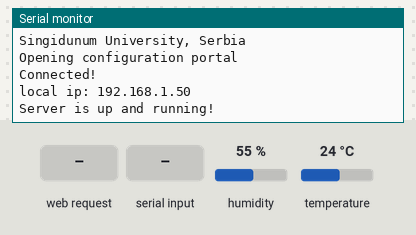
Bench run of a sketch on a simulated ESP8266 (NodeMCU). On the bench: the last lines printed to the serial monitor. Inputs (shaded band) come from the test bench; at power-on: humidity 55 %, temperature 24 °C. WiFi joins after 1.5 s; servers stay silent unless stated.

Above: at 4.7 s.
4.8 s: HTTP request GET /action_page received
At 6.0 s:
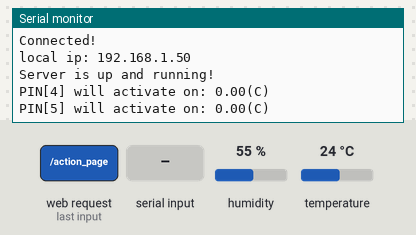
6.3 s: "q90\n" received over the second serial link
At 7.3 s:
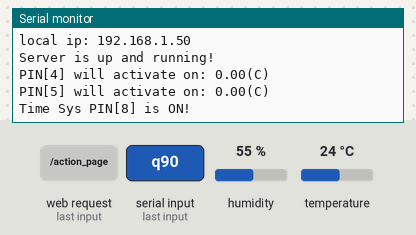
7.9 s: HTTP request GET /led6_ON received
At 8.9 s:
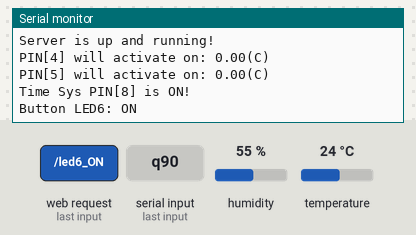
9.6 s: "o90\n" received over the second serial link
At 10.1 s:
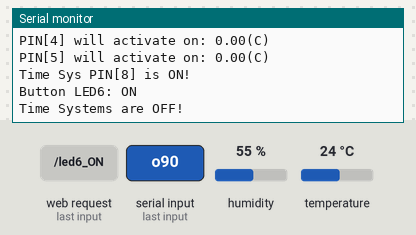
11.2 s: HTTP request GET /led6_OFF received
At 11.7 s:
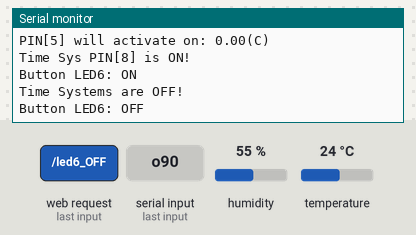

The sketch:

nodemcuProjectPart.ino
```cpp
/*
   Designed and developed by Nenad Kuzic

   Bachelor thesis project,
   Internet of Things, Automatation with
   Arduino Uno and ESP8266 NodeMCU

   Electrical and Computer Engineering
   Singidunum University, Serbia

   Mentor,
   prof. dr. Spalevic Petar


   ESP8266-NODEMCU PART OF PROJECT


   Important notice:

   Create software serial communication.
   ESP8266 => Pin D7 & Pin D8 as RX and TX pins,
   Connecting to Arduino pin 2 & 3 as RX and TX,
   Arduino Uno and ESP8266 use 9600 baud rate.

*/
#include "DHT.h"
#include <SoftwareSerial.h>
#include <ESP8266WiFi.h>
#include <ESP8266WebServer.h>

#include <DNSServer.h>
#include <WiFiManager.h>

#define DHTTYPE DHT11   // DHT 11

/* Local network SSID & Password */
const char* ssid = "Tenda_C6E6D0";
const char* password = "Ambient1112";

/* Set web server port to 80*/
ESP8266WebServer server(80);
/* Put IP Address details for static
  IPAddress local_ip(192,168,1,10);
  IPAddress gateway(192,168,1,1);
  IPAddress subnet(255,255,255,0);
*/
/* Initialize DHT sensor. */
uint8_t DHTPin = D5;  // pin
DHT dht(DHTPin, DHTTYPE);

float temperature;
float humidity;
float actTemp1 = 23; // default value for temperature system activation
float actTemp2 = 26; // default value for temperature system activation
bool LED6status = false;
bool LED7status = false;
bool LED8status = false;  // PIN 8 for TIME activation from ARDUINO
bool LED9status = false;  // PIN 9 for TIME activation from ARDUINO

/* Make serial software communication Arduino<->NodeMCU */
SoftwareSerial SUART(D1, D2);

void setup() {
  /* Open serial communications:  */
  Serial.begin(9600);
  SUART.begin(9600);

  Serial.println();
  Serial.println("2019 Designed and Developed by Nenad Kuzic");
  Serial.println("Electrical and Computer Engineering");
  Serial.println("Singidunum University, Serbia");
  Serial.println();

  pinMode(DHTPin, INPUT);
  dht.begin();
  /* wifi menager */
  WiFi.printDiag(Serial); //Remove this line if you do not want to see WiFi password printed
  Serial.println("Opening configuration portal");
  //Local intialization. Once its business is done, there is no need to keep it around

  WiFiManager wifiManager;
  //sets timeout in seconds until configuration portal gets turned off.
  //If not specified device will remain in configuration mode until
  //switched off via webserver.
  if (WiFi.SSID() != "") wifiManager.setConfigPortalTimeout(60); //If no access point name has been previously entered disable timeout.

  //it starts an access point
  //and goes into a blocking loop awaiting configuration
  if (!wifiManager.startConfigPortal("ESP8266", "password")) //Delete these two parameters if you do not want a WiFi password on your configuration access point
  {
    Serial.println("Not connected to WiFi but continuing.");
  }
  else
  {
    //if you get here you have connected to the WiFi
    Serial.println("Connected!");
  }

  if (WiFi.status() != WL_CONNECTED)
  {
    Serial.println("failed to connect, finishing setup");
  }
  else
  {
    Serial.print("local ip: ");
    Serial.println(WiFi.localIP());
  }

  /* Join local Wi-Fi network
    Serial.printf("Connecting to %s\n", ssid);
    WiFi.begin(ssid, password);
    // WiFi.config(local_ip, gateway, subnet); // if static

    Check if NodeMCU is connected to WiFi network by checking WiFi status
    while (WiFi.status() != WL_CONNECTED) {
    delay(500);
    Serial.print(".");
    }

    Serial.println();
    Serial.println("Connected to local network!");
    Serial.print("NodeMCU IP Address: ");
    Serial.println(WiFi.localIP());
  */

  /*
      Handle HTTP request when URL is hit.
      To specify which function to execute,
      we use ON method.
  */
  // webapp root
  server.on("/", handle_OnConnect);
  // Handle FORM, take temerature input
  server.on("/action_page", handleForm);
  // turn ON LED and Relay on PIN[6]
  server.on("/led6_ON", handle_led6_ON);
  // turn OFF LED and Relay on PIN[6]
  server.on("/led6_OFF", handle_led6_OFF);
  // turn ON LED and Relay on PIN[7]
  server.on("/led7_ON", handle_led7_ON);
  // turn OFF LED and Relay on PIN[7]
  server.on("/led7_OFF", handle_led7_OFF);
  // no connection, wrong path
  server.onNotFound(handle_NotFound);

  // Starts HTTP server
  server.begin();
  Serial.println("Server is up and running!");
  delay(2000);
}

void loop() {
  // Handle HTTP requests
  server.handleClient();

  // Store DHT11 values to variables
  temperature = dht.readTemperature();
  humidity = dht.readHumidity();

  /* Serial monitor humidity and temperature
    Serial.print("Humidity(%): ");
    Serial.println((float)humidity, 2);
    Serial.print("Temperature(C): ");
    Serial.println((float)temperature, 2);
  */

  /* Calling functions to send DHT11 data
  temperature and humidity to arduino */
  sendHumidity();
  sendTemperature();

  /*
   * Depending on temperature and desired temperature value
   * proper data is sent to Arduino.
   */
  if ((temperature < actTemp1) && (temperature < actTemp2)) {
    systemStatus1();
  } else if ((temperature > actTemp2) && (temperature > actTemp1)) {
    systemStatus2();
  } else if ((temperature < actTemp2) && (temperature > actTemp1)) {
    systemStatus3();
  } else if ((temperature > actTemp2) && (temperature < actTemp1)) {
    systemStatus4();
  }

  if (LED6status && !LED7status) {
    systemStatus5();
  } else if (LED7status && !LED6status) {
    systemStatus6();
  } else if ((LED6status) && (LED7status)) {
    systemStatus7();
  } else if (!(LED6status) && !(LED7status)) {
    systemStatus8();
  }


  while (SUART.available()) {
    char c = SUART.read();
    if (c == 'q') {
      Serial.println("Time Sys PIN[8] is ON!");
      LED8status = true;
      LED9status = false;
      delay(50);
    } else if (c == 'w') {
      Serial.println("Time Sys PIN[9] is ON!");
      LED8status = false;
      LED9status = true;
      delay(50);
    }  else if (c == 'o') {
      Serial.println("Time Systems are OFF!");
      LED8status = false;
      LED9status = false;
      delay(50);
    }
  }
}

void sendHumidity() {
  //SUART.print("Humidity: ");
  SUART.print('h');
  SUART.println((float)humidity, 2);
  delay(100);
}

void sendTemperature() {
  //SUART.print("Temperature: ");
  SUART.print('t');
  SUART.println((float)temperature, 2);
  delay(100);
}
/* Depending on temperature appropriate message is sent to Arduino
    1 - System 1 is activated
    b - System 2 is activated
    c - Temperature Systems are on
    d - Temperature Systems are off
*/
void systemStatus1() {
  SUART.print('a');
  delay(100);
}
void systemStatus2() {
  SUART.print('b');
  delay(100);
}
void systemStatus3() {
  SUART.print('c');
  delay(100);
}
void systemStatus4() {
  SUART.print('d');
  delay(100);
}
void systemStatus5() {
  SUART.print('e');
  delay(100);
}
void systemStatus6() {
  SUART.print('f');
  delay(100);
}
void systemStatus7() {
  SUART.print('g');
  delay(100);
}
void systemStatus8() {
  SUART.print('i');
  delay(100);
}

void handle_OnConnect() {
  /*
     Respond to HTTP request with SEND method.
     SendHTML - function which createds our page.
  */
  temperature = dht.readTemperature();
  humidity = dht.readHumidity();
  server.send(200, "text/html", SendHTML(temperature, humidity, LED6status, LED7status));
}

/* Function to handle data for temperature from webapp */
void handleForm() {
  Serial.print("PIN[4] will activate on: ");
  actTemp1 = (server.arg("systemTemp1")).toFloat();
  Serial.print(actTemp1);
  Serial.println("(C)");
  Serial.print("PIN[5] will activate on: ");
  actTemp2 = (server.arg("systemTemp2")).toFloat();
  Serial.print(actTemp2);
  Serial.println("(C)");

  server.send(200, "text/html", SendHTML(temperature, humidity, LED6status, LED7status));
}

void handle_led6_ON() {
  Serial.println("Button LED6: ON");
  LED6status = true;
  server.send(200, "text/html", SendHTML(temperature, humidity, LED6status, LED7status));
}

void handle_led6_OFF() {
  Serial.println("Button LED6: OFF");
  LED6status = false;
  server.send(200, "text/html", SendHTML(temperature, humidity, LED6status, LED7status));
}

void handle_led7_ON() {
  Serial.println("Button LED7: ON");
  LED7status = true;
  server.send(200, "text/html", SendHTML(temperature, humidity, LED6status, LED7status));
}

void handle_led7_OFF() {
  Serial.println("Button LED7: OFF");
  LED7status = false;
  server.send(200, "text/html", SendHTML(temperature, humidity, LED6status, LED7status));
}

/* Function to handle errors */
void handle_NotFound() {
  server.send(404, "text/plain", "Not found");
}


String SendHTML(float temperature, float humidity, bool led6stat, bool led7stat) {
  String s = "<!DOCTYPE html> <html>\n";

  s += "<head>\n";
  s += "<meta name=\"viewport\" content=\"width=device-width, initial-scale=1.0, user-scalable=no\">\n";
  /* s +="<meta http-equiv=\"refresh\" content=\"5\" >\n"; <- meta tag to autorefresh page every 5s */
  /* Google fonts for css style */
  s += "<link href=\"https://fonts.googleapis.com/css?family=Open+Sans:300,400,600\" rel=\"stylesheet\">\n";
  s += "<title> Kuzic Nenad </title>\n";

  /* CSS styling web page */
  s += "<style>html {margin: 0;padding: 0;font-family: 'Open Sans', sans-serif; display: block; margin: 0px auto; text-align: center;}\n";
  s += "html{background-color: #DCDCDC;color: #333333;}\n";
  s += "body{margin: 0 auto;padding: 0;background-color: #DCDCDC;}\n";
  s += "h1 {margin: 0 auto;color: white;}\n";
  s += ".headerTop{padding-top: 12px; padding-bottom: 12px; border: solid 2px black;background-color: #34495e;color: white;}\n";
  s += ".side-by-side{display: inline-block;vertical-align: middle;position: relative;}\n";
  /* Sensor icons and text */
  s += ".humidity-icon{background-color: #3498db;width: 40px;height: 40px;border-radius: 50%;line-height: 48px;}\n";
  s += ".humidity-text{font-weight: 600;padding-left: 12px;font-size: 20px;width: 160px;text-align: left;}\n";
  s += ".humidity{font-weight: 300;font-size: 60px;color: #3498db;}\n";

  s += ".temperature-icon{background-color: #f39c12;width: 40px;height: 40px;border-radius: 50%;line-height: 48px;}\n";
  s += ".temperature-text{font-weight: 600;padding-left: 12px;font-size: 20px;width: 160px;text-align: left;}\n";
  s += ".temperature{font-weight: 300;font-size: 60px;color: #f39c12;}\n";

  s += ".dataText{font-size: 17px;font-weight: 600;position: absolute;right: -20px;top: 15px;}\n";
  s += ".data{padding: 2px;}\n";

  /* Styling LED status */
  s += ".led-green {background-color: #228B22; width: 20px;height: 20px;border-radius: 50%;}\n";
  s += ".led-red {background-color: #FF0000; width: 20px;height: 20px;border-radius: 50%;}\n";
  /* LED texts */
  s += ".led-text{font-weight: 600;padding-right: 2px;font-size: 16px;width: auto;text-align: left;}\n";

  /* FORM style*/
  s += "form{text-align: center;width: auto;padding-bottom: 10px;border-top: solid 2px black;border-bottom: solid 2px black;}\n";
  s += "form p{font-weight: 600;font-size: 20px;}\n";
  s += ".formInput{font-weight: 400;font-size: 18px;width: 60px;border: none;border-bottom: solid 1px black;background-color: #DCDCDC;text-align: left;}\n";
  s += ".formInput:hover{border-bottom: solid 1px #f39c12;}\n";
  s += ".formButton{font-weight: 600;padding: 10px;font-size: 20px;width: 360px;float: middle;text-align: center;cursor: pointer;background-color: #34495e;color: white;border: none;}\n";
  s += ".formButton:hover{background-color: #f39c12;}\n";

  /* Copyrights, footer */
  s += ".copy{vertical-align: middle; position: relative; background-color: #DEB887; border: solid 2px black;background-color: #34495e;}\n";
  s += ".copy-text{font-weight: 600; padding-top: 12px;padding-bottom: 12px;font-size: 16px;font-style: italic;color: white;}\n";

  /* CSS for buttons */
  s += ".button {display: block;width: 160px;background-color: #1abc9c;border: none;color: white;padding: 10px;text-decoration: none;font-size: 20px;margin: 0px auto 35px;cursor: pointer;}\n";
  s += ".button-on {background-color: #1abc9c;}\n";
  s += ".button-on:active {background-color: #16a085;}\n";
  s += ".button-off {background-color: #34495e;}\n";
  s += ".button-off:active {background-color: #2c3e50;}\n";
  s += ".buttonClickable:hover{background-color: #f39c12;}\n";

  s += "</style>\n";

  /*
      JavaScript, AJAX
     Function setInterval() is used to refresh web page.
     Inside function lodaDoc() XMLHttp object is created.
     This object requests data from a web server.

  */
  s += "<script>\n";
  s += "setInterval(loadDoc,10000);\n";

  s += "function loadDoc() {\n";
  s += "var httpRequest = new XMLHttpRequest();\n";
  s += "httpRequest.onreadystatechange = function() {\n";
  s += "if (this.readyState == 4 && this.status == 200) {\n";
  s += "document.getElementById(\"webpage\").innerHTML =this.responseText}\n";
  s += "};\n";

  s += "httpRequest.open(\"GET\", \"/\", true);\n";
  s += "httpRequest.send();\n";
  s += "}\n";
  s += "</script>\n";


  s += "</head>\n";

  /* Showing content on webpage */
  s += "<body>\n";

  s += "<div id=\"webpage\">\n";

  s += "<div class=\"headerTop\">\n";
  s += "<h1> Embedded Internet of Things </h1>\n";
  s += "<pclass=\"copy-text copy\"> Automation with Arduino Uno and ESP8266 </p>\n";
  s += "</div>\n";
  /*
     SVG(Scalable Vector Graphics) for icons.
     Using Google SVG Editor for less effort
     After the icons we are showing values from DHT11
  */
  s += "<div class=\"data\">\n";
  s += "<div class=\"side-by-side temperature-icon\">\n";
  s += "<svg version=\"1.1\" id=\"Layer_1\" xmlns=\"http://www.w3.org/2000/svg\" xmlns:xlink=\"http://www.w3.org/1999/xlink\" x=\"0px\" y=\"0px\"\n";
  s += "width=\"9.915px\" height=\"22px\" viewBox=\"0 0 9.915 22\" enable-background=\"new 0 0 9.915 22\" xml:space=\"preserve\">\n";
  s += "<path fill=\"#FFFFFF\" d=\"M3.498,0.53c0.377-0.331,0.877-0.501,1.374-0.527C5.697-0.04,6.522,0.421,6.924,1.142\n";
  s += "c0.237,0.399,0.315,0.871,0.311,1.33C7.229,5.856,7.245,9.24,7.227,12.625c1.019,0.539,1.855,1.424,2.301,2.491\n";
  s += "c0.491,1.163,0.518,2.514,0.062,3.693c-0.414,1.102-1.24,2.038-2.276,2.594c-1.056,0.583-2.331,0.743-3.501,0.463\n";
  s += "c-1.417-0.323-2.659-1.314-3.3-2.617C0.014,18.26-0.115,17.104,0.1,16.022c0.296-1.443,1.274-2.717,2.58-3.394\n";
  s += "c0.013-3.44,0-6.881,0.007-10.322C2.674,1.634,2.974,0.955,3.498,0.53z\"/>\n";
  s += "</svg>\n";
  s += "</div>\n";
  /* Showing temperature and humidity readings */
  s += "<div class=\"side-by-side temperature-text\">Temperature</div>\n";
  s += "<div class=\"side-by-side temperature\">";
  s += (int)temperature;
  s += "<span class=\"dataText\">C</span></div>\n";
  s += "</div>\n";
  s += "<div class=\"data\">\n";
  s += "<div class=\"side-by-side humidity-icon\">\n";
  s += "<svg version=\"1.1\" id=\"Layer_2\" xmlns=\"http://www.w3.org/2000/svg\" xmlns:xlink=\"http://www.w3.org/1999/xlink\" x=\"0px\" y=\"0px\"\n\"; width=\"12px\" height=\"17.955px\" viewBox=\"0 0 13 17.955\" enable-background=\"new 0 0 13 17.955\" xml:space=\"preserve\">\n";
  s += "<path fill=\"#FFFFFF\" d=\"M1.819,6.217C3.139,4.064,6.5,0,6.5,0s3.363,4.064,4.681,6.217c1.793,2.926,2.133,5.05,1.571,7.057\n";
  s += "c-0.438,1.574-2.264,4.681-6.252,4.681c-3.988,0-5.813-3.107-6.252-4.681C-0.313,11.267,0.026,9.143,1.819,6.217\"></path>\n";
  s += "</svg>\n";
  s += "</div>\n";
  s += "<div class=\"side-by-side humidity-text\">Humidity</div>\n";
  s += "<div class=\"side-by-side humidity\">";
  s += (int)humidity;
  s += "<span class=\"dataText\">%</span></div>\n";
  s += "</div>\n";

  /* Form to enter values on which PIN4 AND PIN4 temperature will power ON */
  s += "<div class=\"data\">\n";
  s += "<form action=\"/action_page\">\n";
  s += "  <p>Enter desired room temperature: </p>\n";
  s += "  <p class=\"side-by-side\">Minimum temperature[PIN4] </p><input class=\"formInput side-by-side\" type=\"number\" min=\"10\" name=\"systemTemp1\" required>\n";
  s += " <br> \n";
  s += "  <p class=\"side-by-side\">Maximum temperature[PIN5] </p><input class=\"formInput side-by-side\" type=\"number\" min=\"10\" name=\"systemTemp2\" required>\n";
  s += " <br> \n";
  s += "  <input class = \"formButton\"type=\"submit\" value=\"Submit\">\n";
  s += "</form> \n";
  s += "</div>\n";

  /* Buttons to switch RELAY 3 and RELAY 4 ON and OFF
      PIN6 AND PIN7
  */
  s += "<div class=\"data\">\n";
  s += "<div class=\"buttonSwitch side-by-side\">\n";
  if (led6stat)
  {
    s += "<p class=\"side-by-side led-text\">PIN[6] Status: ON </p><div class=\"side-by-side led-green\"></div><a class=\"side-by-side buttonClickable button button-off\" href=\"led6_OFF\">Turn OFF</a>\n";
  }
  else
  {
    s += "<p class=\"side-by-side led-text\">PIN[6] Status: OFF </p><div class=\"side-by-side led-red\"></div><a class=\"side-by-side buttonClickable button button-on\" href=\"led6_ON\">Turn ON</a>\n";
  }
  s += "</div>\n";

  s += "<div class=\"buttonSwitch side-by-side\">\n";
  if (led7stat)
  {
    s += "<p class=\"side-by-side led-text\">PIN[7] Status: ON </p><div class=\"side-by-side led-green\"></div><a class=\"side-by-side buttonClickable button button-off\" href=\"led7_OFF\">Turn OFF</a>\n";
  }
  else
  {
    s += "<p class=\"side-by-side led-text\">PIN[7] Status: OFF </p><div class=\"side-by-side led-red\"></div><a class=\"side-by-side buttonClickable button button-on\" href=\"led7_ON\">Turn ON</a>\n";
  }
  s += "</div>\n";
  s += "</div>\n";

  /* TEMPERATURE BASED RELAYS Showing LED stauts to display working system  */
  s += "<div class=\"data\">\n";
  s += "<div class=\"buttonSwitch side-by-side\">\n";
  if (temperature < actTemp1)
  {
    s += "<p class=\"side-by-side led-text\">PIN[4] Status: ON </p><div class=\"side-by-side led-green\"></div><p class=\"side-by-side button button-on\">Min temp ";
    s += (int)actTemp1;
    s += "</p>\n";
  }
  else
  {
    s += "<p class=\"side-by-side led-text\">PIN[4] Status: OFF </p><div class=\"side-by-side led-red\"></div><p class=\"side-by-side button button-off\">Min temp ";
    s += (int)actTemp1;
    s += "</p>\n";
  }
  s += "</div>\n";

  s += "<div class=\"buttonSwitch side-by-side\">\n";
  if (temperature > actTemp2)
  {
    s += "<p class=\"side-by-side led-text\">PIN[5] Status: ON </p><div class=\"side-by-side led-green\"></div><p class=\"side-by-side button button-on\">Max temp ";
    s += (int)actTemp2;
    s += "</p>\n";
  }
  else
  {
    s += "<p class=\"side-by-side led-text\">PIN[5] Status: OFF </p><div class=\"side-by-side led-red\"></div><p class=\"side-by-side button button-off\">Max temp ";
    s += (int)actTemp2;
    s += "</p>\n";
  }
  s += "</div>\n";
  s += "</div>\n";

  /* TIME BASED RELAYS Showing LED stauts to display working system  */
  s += "<div class=\"data\">\n";
  s += "<div class=\"buttonSwitch side-by-side\">\n";
  if (LED8status)
  {
    s += "<p class=\"side-by-side led-text\">PIN[8] Status: ON </p><div class=\"side-by-side led-green\"></div><p class=\"side-by-side button button-on\">ONLINE ";
    s += "</p>\n";
  }
  else
  {
    s += "<p class=\"side-by-side led-text\">PIN[8] Status: OFF </p><div class=\"side-by-side led-red\"></div><p class=\"side-by-side button button-off\">OFFLINE ";
    s += "</p>\n";
  }
  s += "</div>\n";

  s += "<div class=\"buttonSwitch side-by-side\">\n";
  if (LED9status)
  {
    s += "<p class=\"side-by-side led-text\">PIN[9] Status: ON </p><div class=\"side-by-side led-green\"></div><p class=\"side-by-side button button-on\">ONLINE ";
    s += "</p>\n";
  }
  else
  {
    s += "<p class=\"side-by-side led-text\">PIN[9] Status: OFF </p><div class=\"side-by-side led-red\"></div><p class=\"side-by-side button button-off\">OFFLINE ";
    s += "</p>\n";
  }
  s += "</div>\n";
  s += "</div>\n";


  /* COPYRIGHTS FOOTER */
  s += "<div class=\"copy-text copy\">\n";
  s += "<p>Designed and Developed by &copy; Nenad Kuzic 2019</p>\n";
  s += "<p>Singidunum University Electrical and Computer Engineering</p>\n";
  s += "</div>\n";

  s += "</div>\n";

  s += "</body>\n";
  s += "</html>\n";

  return s;
}
```

Measured:
- after the input at 4.8 s, the serial monitor: prints a new line at once (image 1)
- after the input at 6.3 s, the serial monitor: prints a new line after 0.14 s (image 2)
- after the input at 7.9 s, the serial monitor: prints a new line after 0.22 s (image 3)
- after the input at 9.6 s, the serial monitor: prints a new line after 0.12 s (image 4)
- after the input at 11.2 s, the serial monitor: prints a new line after 0.19 s (image 5)
